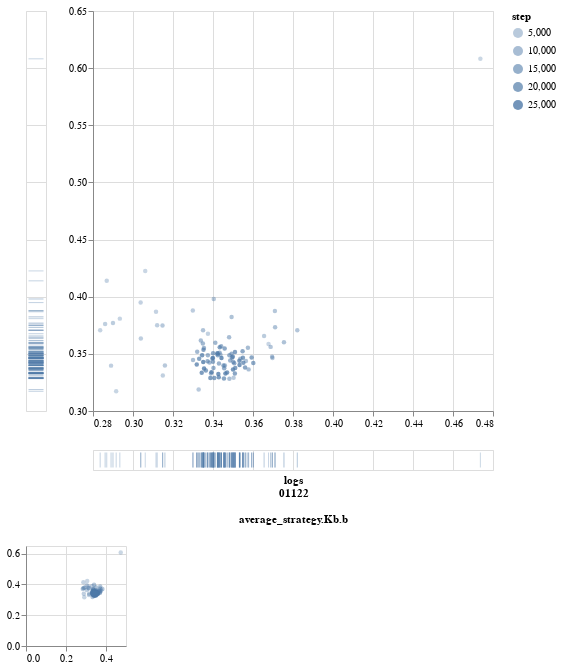

Here is the notebook cell this chart was saved with:
### Code cell
analytics.scatter(inds.average_strategy_Q_b, inds.average_strategy_Kb_b,
                  width=400, height=400)

### Figure 1 — Vega-Lite specification as saved in the notebook (floating-point values rounded to 4 significant figures)
{"config": {"view": {"continuousWidth": 400, "continuousHeight": 300}}, "vconcat": [{"hconcat": [{"mark": "tick", "encoding": {"color": {"value": "#4E79A7"}, "opacity": {"type": "quantitative", "field": "step"}, "y": {"type": "quantitative", "axis": {"domain": false, "labels": false, "ticks": false}, "field": "y", "scale": {"domain": {"selection": "selector002", "encoding": "y"}}, "title": ""}}, "height": 400}, {"vconcat": [{"mark": {"type": "circle", "size": 20}, "encoding": {"color": {"value": "#4E79A7"}, "opacity": {"type": "quantitative", "field": "step"}, "x": {"type": "quantitative", "field": "x", "scale": {"domain": {"selection": "selector002", "encoding": "x"}}, "title": ""}, "y": {"type": "quantitative", "field": "y", "scale": {"domain": {"selection": "selector002", "encoding": "y"}}, "title": ""}}, "height": 400, "width": 400}, {"mark": "tick", "encoding": {"color": {"value": "#4E79A7"}, "opacity": {"type": "quantitative", "field": "step"}, "x": {"type": "quantitative", "axis": {"domain": false, "labels": false, "ticks": false}, "field": "x", "scale": {"domain": {"selection": "selector002", "encoding": "x"}}, "title": ["logs", "01122", "", "average_strategy.Kb.b"]}}, "width": 400}]}]}, {"mark": {"type": "circle", "size": 20}, "encoding": {"color": {"value": "#4E79A7"}, "opacity": {"type": "quantitative", "field": "step"}, "x": {"type": "quantitative", "field": "x", "title": ""}, "y": {"type": "quantitative", "field": "y", "title": ""}}, "height": 100, "selection": {"selector002": {"type": "interval", "encodings": ["x", "y"]}}, "width": 100.0}], "data": {"values": [{"step": 126.5, "x": 0.4737, "y": 0.6082}, {"step": 381.0, "x": 0.3061, "y": 0.4226}, {"step": 636.0, "x": 0.3678, "y": 0.3586}, {"step": 891.0, "x": 0.2916, "y": 0.3172}, {"step": 1146.0, "x": 0.2934, "y": 0.3808}, {"step": 1401.0, "x": 0.2836, "y": 0.3707}, {"step": 1656.0, "x": 0.2869, "y": 0.4139}, {"step": 1911.0, "x": 0.3115, "y": 0.3868}, {"step": 2166.0, "x": 0.3038, "y": 0.3949}, {"step": 2421.0, "x": 0.3375, "y": 0.3676}, {"step": 2676.0, "x": 0.3149, "y": 0.3311}, {"step": 2931.0, "x": 0.289, "y": 0.3397}, {"step": 3186.0, "x": 0.2861, "y": 0.3761}, {"step": 3441.0, "x": 0.3121, "y": 0.375}, {"step": 3696.0, "x": 0.3039, "y": 0.3634}, {"step": 3951.0, "x": 0.29, "y": 0.377}, {"step": 4206.0, "x": 0.3299, "y": 0.3879}, {"step": 4461.0, "x": 0.3655, "y": 0.3657}, {"step": 4716.0, "x": 0.3697, "y": 0.3463}, {"step": 4971.0, "x": 0.3503, "y": 0.329}, {"step": 5226.0, "x": 0.3328, "y": 0.3187}, {"step": 5481.0, "x": 0.316, "y": 0.3398}, {"step": 5736.0, "x": 0.3148, "y": 0.3748}, {"step": 5991.0, "x": 0.3404, "y": 0.398}, {"step": 6246.0, "x": 0.371, "y": 0.3876}, {"step": 6501.0, "x": 0.3821, "y": 0.3707}, {"step": 6756.0, "x": 0.3688, "y": 0.3561}, {"step": 7011.0, "x": 0.3565, "y": 0.3437}, {"step": 7266.0, "x": 0.3438, "y": 0.3493}, {"step": 7521.0, "x": 0.335, "y": 0.3706}, {"step": 7776.0, "x": 0.3493, "y": 0.3823}, {"step": 8031.0, "x": 0.3711, "y": 0.3732}, {"step": 8286.0, "x": 0.3755, "y": 0.3601}, {"step": 8541.0, "x": 0.3696, "y": 0.3474}, {"step": 8796.0, "x": 0.3578, "y": 0.3364}, {"step": 9051.0, "x": 0.3482, "y": 0.3283}, {"step": 9306.0, "x": 0.339, "y": 0.3327}, {"step": 9561.0, "x": 0.33, "y": 0.3446}, {"step": 9816.0, "x": 0.3339, "y": 0.3617}, {"step": 10070.0, "x": 0.3481, "y": 0.3645}, {"step": 10330.0, "x": 0.3574, "y": 0.3553}, {"step": 10580.0, "x": 0.3537, "y": 0.3458}, {"step": 10840.0, "x": 0.3459, "y": 0.3397}, {"step": 11090.0, "x": 0.3382, "y": 0.3424}, {"step": 11350.0, "x": 0.3321, "y": 0.3518}, {"step": 11600.0, "x": 0.3349, "y": 0.359}, {"step": 11860.0, "x": 0.3412, "y": 0.3598}, {"step": 12110.0, "x": 0.3433, "y": 0.351}, {"step": 12370.0, "x": 0.3374, "y": 0.3487}, {"step": 12620.0, "x": 0.3355, "y": 0.3552}, {"step": 12880.0, "x": 0.3441, "y": 0.3567}, {"step": 13130.0, "x": 0.3493, "y": 0.3502}, {"step": 13390.0, "x": 0.3486, "y": 0.3442}, {"step": 13640.0, "x": 0.343, "y": 0.3416}, {"step": 13900.0, "x": 0.3397, "y": 0.346}, {"step": 14150.0, "x": 0.3422, "y": 0.3501}, {"step": 14410.0, "x": 0.3482, "y": 0.3488}, {"step": 14660.0, "x": 0.3502, "y": 0.3428}, {"step": 14920.0, "x": 0.3456, "y": 0.3374}, {"step": 15170.0, "x": 0.3402, "y": 0.3376}, {"step": 15430.0, "x": 0.3373, "y": 0.3436}, {"step": 15680.0, "x": 0.3424, "y": 0.3488}, {"step": 15940.0, "x": 0.3495, "y": 0.3466}, {"step": 16190.0, "x": 0.3506, "y": 0.3418}, {"step": 16450.0, "x": 0.3453, "y": 0.3397}, {"step": 16700.0, "x": 0.34, "y": 0.3431}, {"step": 16960.0, "x": 0.34, "y": 0.3505}, {"step": 17210.0, "x": 0.3458, "y": 0.3547}, {"step": 17470.0, "x": 0.3548, "y": 0.3523}, {"step": 17720.0, "x": 0.3593, "y": 0.3468}, {"step": 17980.0, "x": 0.3602, "y": 0.342}, {"step": 18230.0, "x": 0.356, "y": 0.338}, {"step": 18490.0, "x": 0.3509, "y": 0.3328}, {"step": 18740.0, "x": 0.3455, "y": 0.3284}, {"step": 19000.0, "x": 0.3406, "y": 0.3288}, {"step": 19250.0, "x": 0.3364, "y": 0.3355}, {"step": 19510.0, "x": 0.3331, "y": 0.3456}, {"step": 19760.0, "x": 0.3352, "y": 0.3536}, {"step": 20020.0, "x": 0.3434, "y": 0.3559}, {"step": 20270.0, "x": 0.351, "y": 0.3517}, {"step": 20530.0, "x": 0.355, "y": 0.3465}, {"step": 20780.0, "x": 0.3552, "y": 0.3422}, {"step": 21040.0, "x": 0.3511, "y": 0.3376}, {"step": 21290.0, "x": 0.347, "y": 0.3337}, {"step": 21550.0, "x": 0.3429, "y": 0.3296}, {"step": 21800.0, "x": 0.3387, "y": 0.329}, {"step": 22060.0, "x": 0.3344, "y": 0.3334}, {"step": 22310.0, "x": 0.3319, "y": 0.3408}, {"step": 22570.0, "x": 0.3346, "y": 0.3488}, {"step": 22820.0, "x": 0.3422, "y": 0.3506}, {"step": 23080.0, "x": 0.3499, "y": 0.3475}, {"step": 23330.0, "x": 0.3532, "y": 0.344}, {"step": 23590.0, "x": 0.3533, "y": 0.3403}, {"step": 23840.0, "x": 0.35, "y": 0.3364}, {"step": 24100.0, "x": 0.3462, "y": 0.3329}, {"step": 24350.0, "x": 0.3427, "y": 0.3325}, {"step": 24610.0, "x": 0.3392, "y": 0.3339}, {"step": 24860.0, "x": 0.3355, "y": 0.3372}, {"step": 25120.0, "x": 0.3351, "y": 0.3428}, {"step": 25370.0, "x": 0.34, "y": 0.3463}, {"step": 25550.0, "x": 0.3442, "y": 0.3463}]}, "$schema": "https://vega.github.io/schema/vega-lite/v4.8.1.json"}
